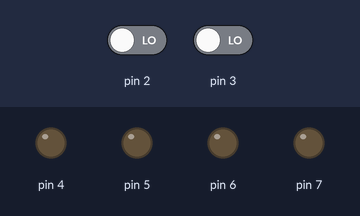
A sketch run on a simulated Arduino Uno, built with avr-gcc and run on an emulated ATmega328P. Shown: output pins drawn as LEDs (lit = HIGH). The inputs (shaded band) are chosen by the test bench; at power-on: pin 2 LOW, pin 3 LOW.

Above: at 1.2 s.
1.3 s: pin 2 driven HIGH
At 2.1 s:
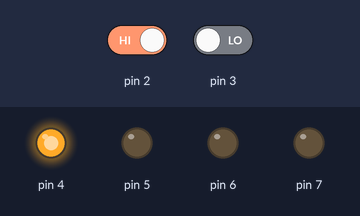
2.8 s: pin 3 driven HIGH
At 3.2 s:
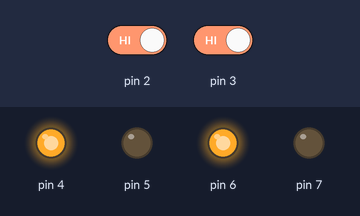
4.3 s: pin 2 driven LOW
At 5.5 s:
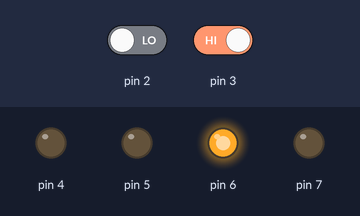
5.8 s: pin 3 driven LOW
At 6.7 s:
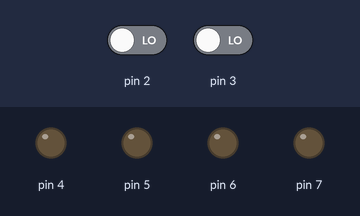
Timing chart, 0 to 8.3 s (numbered marks = the images above; inputs shaded):
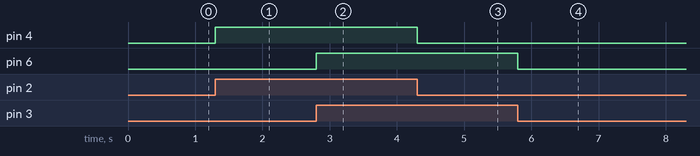

The sketch:

Arduino_linefollowerCode.ino
```cpp
//line follow bot

void setup() {
 pinMode(2,INPUT);
 pinMode(3,INPUT);
 pinMode(4,OUTPUT);
 pinMode(5,OUTPUT);
 pinMode(6,OUTPUT);
 pinMode(7,OUTPUT);
for(int i=4;i<=7;i++) {
  pinMode(i,OUTPUT);
}
}

void loop() {
 int ir1 = digitalRead(2);
 int ir2 = digitalRead(3);

if(ir1==1 && ir2==1) {
  digitalWrite(4,HIGH);
  digitalWrite(5,LOW);
  digitalWrite(6,HIGH);
  digitalWrite(7,LOW);
}

if(ir1==0 && ir2==1) {
  digitalWrite(4,LOW);
  digitalWrite(5,LOW);
  digitalWrite(6,HIGH);
  digitalWrite(7,LOW);
}

if(ir1==1 && ir2==0) {
  digitalWrite(4,HIGH);
  digitalWrite(5,LOW);
  digitalWrite(6,LOW);
  digitalWrite(7,LOW);
}

if(ir1==0 && ir2==0) {
  digitalWrite(4,LOW);
  digitalWrite(5,LOW);
  digitalWrite(6,LOW);
  digitalWrite(7,LOW);
}
}
```

Measured:
- after the input at 1.3 s, pin 4: LOW → HIGH at once
- after the input at 2.8 s, pin 6: LOW → HIGH at once
- after the input at 4.3 s, pin 4: HIGH → LOW at once
- after the input at 5.8 s, pin 6: HIGH → LOW at once
